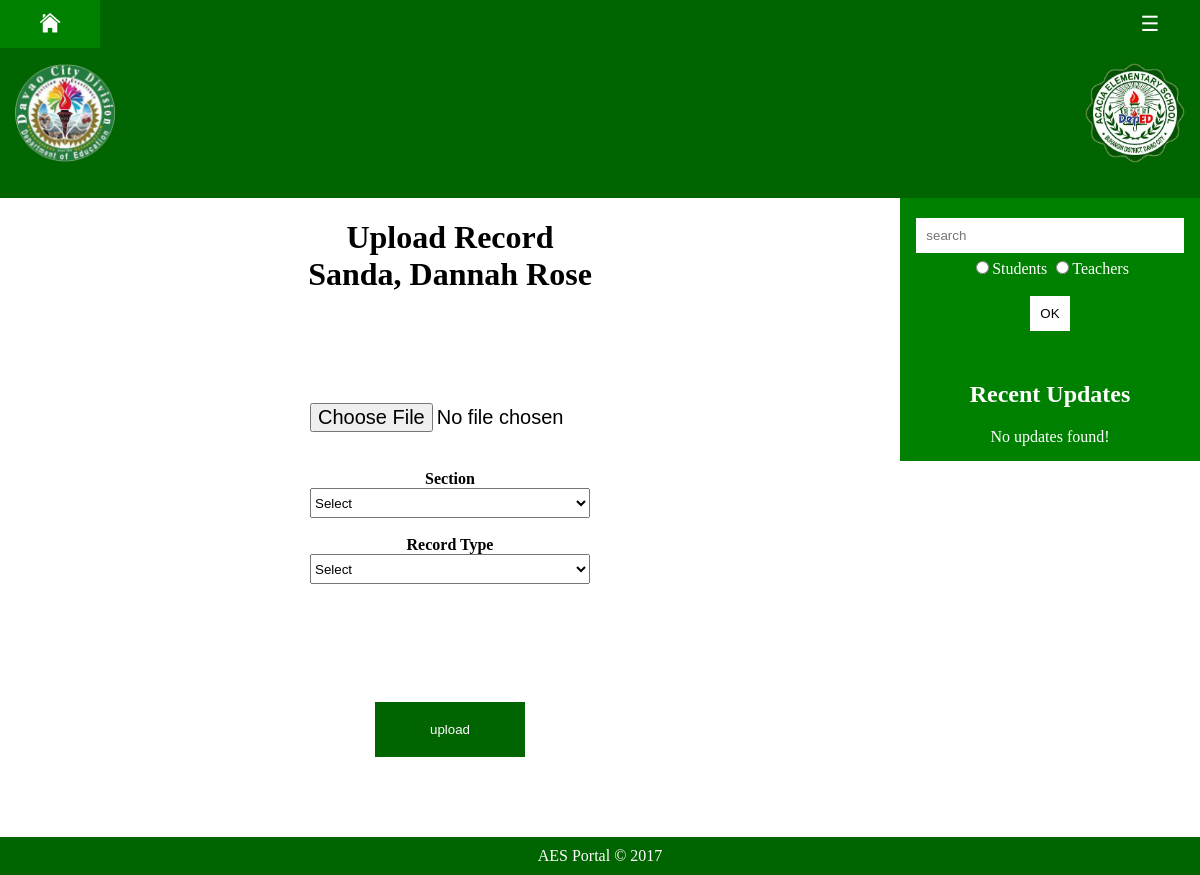
/aes-admin/records-upload.php?upload_id=1 (signed in), run on the app's committed database.
### tables this page shows
CREATE TABLE `students` (
  `student_id` int(11) NOT NULL AUTO_INCREMENT,
  `fname` varchar(32) DEFAULT NULL,
  `mname` varchar(32) DEFAULT NULL,
  `lname` varchar(32) DEFAULT NULL,
  `birthdate` date DEFAULT NULL,
  `gender` set('Female','Male') DEFAULT NULL,
  `section_id` int(11) DEFAULT NULL,
  `prof_pic` varchar(64) DEFAULT NULL,
  `lrn` bigint(20) DEFAULT NULL,
  PRIMARY KEY (`student_id`)
);

### aes-admin/records-upload.php (the view, shortened to what this page needs)
<!DOCTYPE html>
<?php
    include ('include/verify-admin.php');
    if(isset($_GET['upload_id'])){
        $astud="SELECT a.* FROM students a WHERE a.student_id=".$_GET['upload_id'];
        $result_astud=mysqli_query($con,$astud);
    }
            ?>
<html>
    <head>
        <link rel="stylesheet" href="../css/main.css">
        <link rel="stylesheet" href="../css/loader.css">
        <link rel="stylesheet" href="../css/options.css">
        <link rel="stylesheet" href="../css/tables.css">
    </head>
    <body style="font-family:Verdana;" onload="myFunction()">
            <div style="display:none;" id="myDiv" class="animate-bottom">
                <?php include ('include/nav.php');?>
                <div id="main">
                    <?php include ('include/menu.php');?>
                    <div style="overflow:hidden;">
                        <?php include ('include/header.php');?>
                        <div class="main">
                            <h1 style="text-align:center;">
                                <?php
                                    if(isset($_SESSION['atype'])){
                                        if(mysqli_num_rows($result_astud)>0)
                                        {
                                            while($stud=mysqli_fetch_row($result_astud))
                                            {
                                                echo "Upload ".$_SESSION['atype']."<br>".$stud[3].", ".$stud[1]." ".$stud[2];
                                            }
                                        }
                                    }
                                    else if(!isset($_SESSION['atype'])){
                                        if(mysqli_num_rows($result_astud)>0)
                                        {
                                            while($stud=mysqli_fetch_row($result_astud))
                                            {
                                                echo "Upload Record<br>".$stud[3].", ".$stud[1]." ".$stud[2];
                                            }
                                        }
                                    }
                                ?>
                            </h1>
                            <div style="position relative; width:80%; margin:auto; margin-top:100px; text-align:left;">
                                <form method="POST" enctype="multipart/form-data">
                                    <div style="position:relative; width:300px; padding:10px; margin:auto;">
                                        <input style="font-size:20px;" type="file" name="file" required><br><br>
                                    </div>
                                    <div style="position:relative; width:300px; padding:10px; margin:auto; text-align:center">
                                        <b>Section</b><br>
                                        <select name='section_id' required>
                                            <option value="">Select</option>
                                        </select><br><br>
                                        <?php
                                            if(!isset($_SESSION['atype'])){
                                                ?>
                                                    <b>Record Type</b><br>
                                                    <select name='id' required>
                                                        <option value="">Select</option>
                                                    </select><br><br>
                                                <?php
                                            }
                                        ?>
                                    </div>
                                    <div style="position:relative; top:40px; width:150px; margin:auto; margin-bottom:120px; margin-top:50px;">
                                        <button type="submit" name="uploadbtn" style="border:none; width: 150px; padding: 20px 0px; color:white; background-color:rgb(0, 100, 0);">upload</button>
                                    </div>
                                </form>
                            </div>
                        </div>
                        <?php include ('include/recent-updates.php');?>
                    </div>
                    <?php include ('include/footer.php');?>
                </div>
    </body>
</html>

### css/main.css (style rules this page uses)
body { background-color: gray; margin: auto; }
* { box-sizing: border-box; }
.main { float:left; width:75%; padding: 0px 40px; }
#main { transition: margin-left .5s; }

### css/loader.css (style rules this page uses)
.animate-bottom { position: relative; -webkit-animation-name: animatebottom; -webkit-animation-duration: 1s; animation-name: animatebottom; animation-duration: 1s }
#myDiv { display: none; text-align: center; background-color: white; box-shadow: 0px 5px 25px black; }

### aes-admin/records-upload.php (style rules this page uses)
select { height: 30px; width: 100%; }

### data on the page
students: lname "Sanda", fname "Dannah", mname "Rose"
